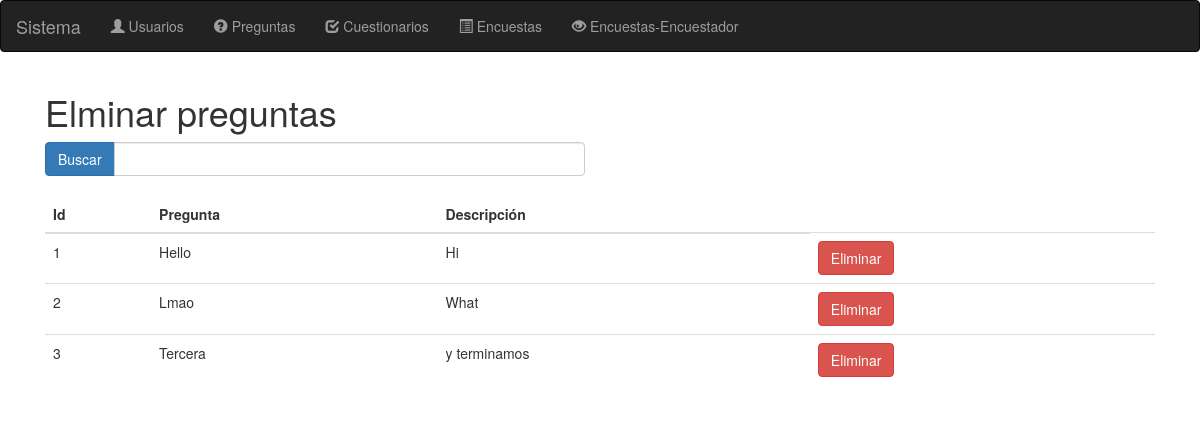
Page /index.php/pregunta/verPreguntas on the earlier database version.
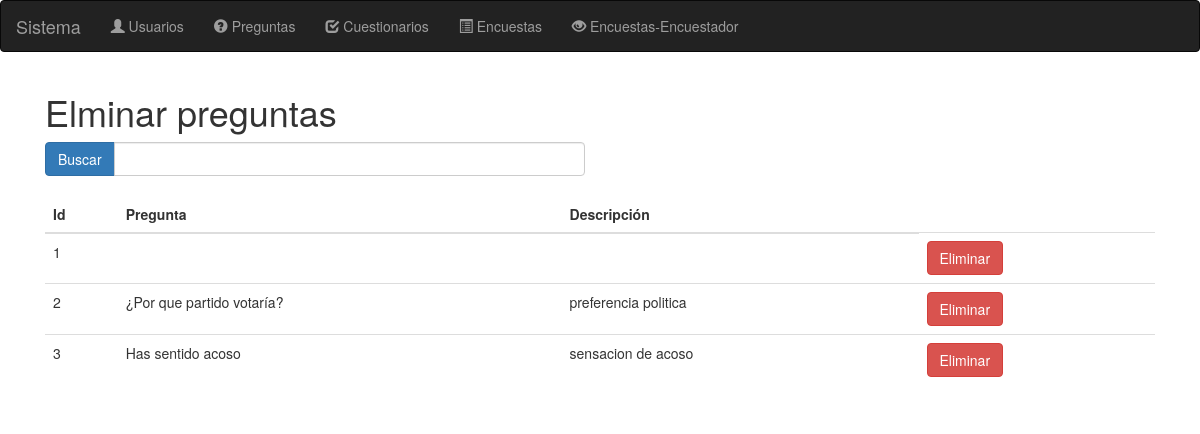
Same page on the later database version.
### tables this page shows
CREATE TABLE IF NOT EXISTS `pregunta` (
  `idPregunta` int(11) NOT NULL AUTO_INCREMENT,
  `nombreCortoPregunta` varchar(200) NOT NULL,
  `descripcionPregunta` varchar(4000) NOT NULL,
  PRIMARY KEY (`idPregunta`)
);

### application/controllers/pregunta.php (called while the page is built, shortened)
<?php
class Pregunta extends CI_Controller {
		function __construct(){
		$this->load->helper('form');
		$this->load->model('modelo_pregunta');
	}
	public function verPreguntas(){
				$data['preguntas'] = $this->modelo_pregunta->obtenerPreguntas();
                $this->load->view('headers');
                $this->load->view('navbar');
				$this->load->view('pregunta/eliminarPregunta',$data);
                $this->load->view('footer');
	}
}

### index.php (called while the page is built, shortened)
<?php
require_once BASEPATH.'core/CodeIgniter.php';

### application/models/modelo_pregunta.php (called while the page is built, shortened)
<?php if ( ! defined('BASEPATH')) exit ('No direct script access allowed');
class Modelo_pregunta extends CI_Model {
	function obtenerPreguntas(){
		$query = $this->db->get('pregunta');
		if($query -> num_rows() > 0) return $query;
		else return false;
	}
}
?>

### application/views/pregunta/eliminarPregunta.php (the view, shortened to what this page needs)
<div class="container">
       <div class="col-md-12" >
           <h1>Elminar preguntas</h1>
           <div class="row">
               <div class="col-lg-6">
                   <div class="input-group">
                       <span class="input-group-btn">
                           <button class="btn btn-primary" type="button">Buscar</button>
                       </span>
                       <input type="text" class="form-control">
                   </div>
               </div>
           </div>
           <br>
           <table class="table">
               <thead>
                    <tr>
                       <th scope="col">Id</th>
                       <th scope="col">Pregunta</th>
                       <th scope="col">Descripción</th>
                   </tr>
               </thead>
               <tbody>
               <?php
                if($preguntas){
                    foreach ($preguntas->result() as $pregunta) { ?>
                   <tr>
                       <td><?php echo $pregunta->idPregunta; ?></td>
                       <td><?php echo $pregunta->nombreCortoPregunta; ?></td>
                       <td><?php echo $pregunta->descripcionPregunta; ?></td>
                       <td><a href="/uam-se-project/pregunta/eliminar/<?php echo $pregunta->idPregunta; ?>" class="btn btn-danger" value="Eliminar">Eliminar</a></td>
                   </tr>
                   <?php }
                    }else{
	                    echo "<p>No existe el elemento</p>";
                }
            ?>
               </tbody>
           </table>
           <div class="col-xs-6 offset-6">
           </div>
       </div>
   </div>

Differences in the rows shown:
changed pregunta id 1: nombreCortoPregunta "Hello" → (not shown); descripcionPregunta "Hi" → (not shown)
changed pregunta id 2: nombreCortoPregunta "Lmao" → "¿Por que partido votaría?"; descripcionPregunta "What" → "preferencia politica"
changed pregunta id 3: nombreCortoPregunta "Tercera" → "Has sentido acoso"; descripcionPregunta "y terminamos" → "sensacion de acoso"
